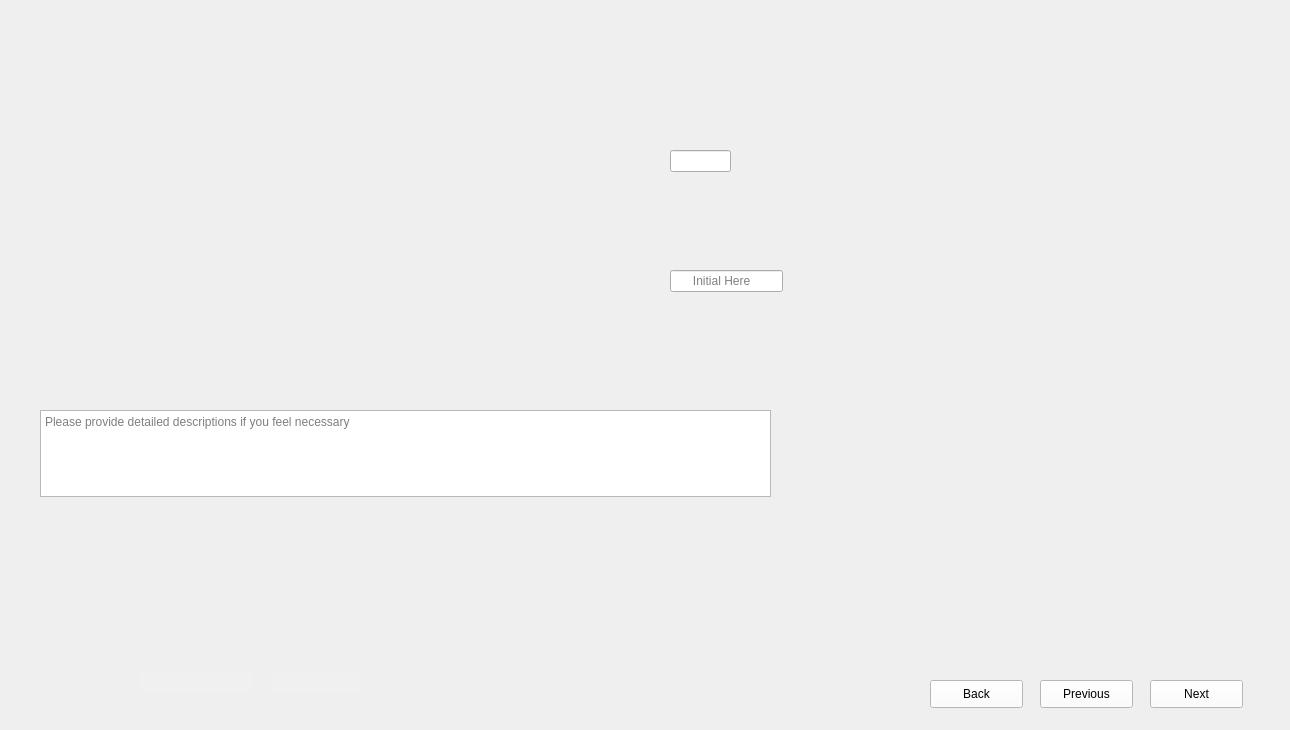
<?xml version="1.0" encoding="UTF-8"?>
<ui version="4.0">
 <class>Form</class>
 <widget class="QWidget" name="Form">
  <property name="geometry">
   <rect>
    <x>0</x>
    <y>0</y>
    <width>1290</width>
    <height>730</height>
   </rect>
  </property>
  <property name="windowTitle">
   <string>Form</string>
  </property>
  <widget class="QLabel" name="label">
   <property name="geometry">
    <rect>
     <x>0</x>
     <y>0</y>
     <width>1290</width>
     <height>730</height>
    </rect>
   </property>
   <property name="styleSheet">
    <string notr="true">background-image: url(:/images/images/Dice Framing Trench Pattern_2.png);</string>
   </property>
   <property name="text">
    <string/>
   </property>
  </widget>
  <widget class="QLineEdit" name="lineEdit_Data">
   <property name="geometry">
    <rect>
     <x>670</x>
     <y>150</y>
     <width>61</width>
     <height>22</height>
    </rect>
   </property>
  </widget>
  <widget class="QLineEdit" name="lineEdit_Initials">
   <property name="geometry">
    <rect>
     <x>670</x>
     <y>270</y>
     <width>113</width>
     <height>22</height>
    </rect>
   </property>
   <property name="placeholderText">
    <string>      Initial Here</string>
   </property>
  </widget>
  <widget class="QTextEdit" name="textEdit_Comments">
   <property name="geometry">
    <rect>
     <x>40</x>
     <y>410</y>
     <width>731</width>
     <height>87</height>
    </rect>
   </property>
   <property name="placeholderText">
    <string>Please provide detailed descriptions if you feel necessary </string>
   </property>
  </widget>
  <widget class="QLineEdit" name="lineEdit_Dates">
   <property name="geometry">
    <rect>
     <x>140</x>
     <y>670</y>
     <width>113</width>
     <height>22</height>
    </rect>
   </property>
   <property name="styleSheet">
    <string notr="true">QLineEdit{
background-color: rgb(240, 240, 240);
border: none;
}</string>
   </property>
  </widget>
  <widget class="QLineEdit" name="lineEdit_Steps">
   <property name="geometry">
    <rect>
     <x>270</x>
     <y>670</y>
     <width>91</width>
     <height>22</height>
    </rect>
   </property>
   <property name="styleSheet">
    <string notr="true">QLineEdit{
background-color: rgb(240, 240, 240);
border: none;
}</string>
   </property>
  </widget>
  <widget class="QPushButton" name="pushButton_Next">
   <property name="geometry">
    <rect>
     <x>1150</x>
     <y>680</y>
     <width>93</width>
     <height>28</height>
    </rect>
   </property>
   <property name="styleSheet">
    <string notr="true">QPushButton{
background-color: rgb(255, 255, 255);
height: 35px;
}
QPushButton::hover{
background-color: rgb(0, 0, 255);
}
QPushButton:pressed{
padding-top:7px;
padding-top:7px;
}</string>
   </property>
   <property name="text">
    <string>Next</string>
   </property>
  </widget>
  <widget class="QPushButton" name="pushButton_Previous">
   <property name="geometry">
    <rect>
     <x>1040</x>
     <y>680</y>
     <width>93</width>
     <height>28</height>
    </rect>
   </property>
   <property name="styleSheet">
    <string notr="true">QPushButton{
background-color: rgb(255, 255, 255);
height: 35px;
}
QPushButton::hover{
background-color: rgb(0, 0, 255);
}
QPushButton:pressed{
padding-top:7px;
padding-top:7px;
}</string>
   </property>
   <property name="text">
    <string>Previous</string>
   </property>
  </widget>
  <widget class="QPushButton" name="pushButton_Back">
   <property name="geometry">
    <rect>
     <x>930</x>
     <y>680</y>
     <width>93</width>
     <height>28</height>
    </rect>
   </property>
   <property name="styleSheet">
    <string notr="true">QPushButton{
background-color: rgb(255, 255, 255);
height: 35px;
}
QPushButton::hover{
background-color: rgb(0, 0, 255);
}
QPushButton:pressed{
padding-top:7px;
padding-top:7px;
}</string>
   </property>
   <property name="text">
    <string>Back</string>
   </property>
  </widget>
 </widget>
 <resources>
  <include location="D:/ECED4901SYPIIFiles/SNYProject/UI_design/LoginUI_Design/resource.qrc"/>
 </resources>
 <connections/>
</ui>
